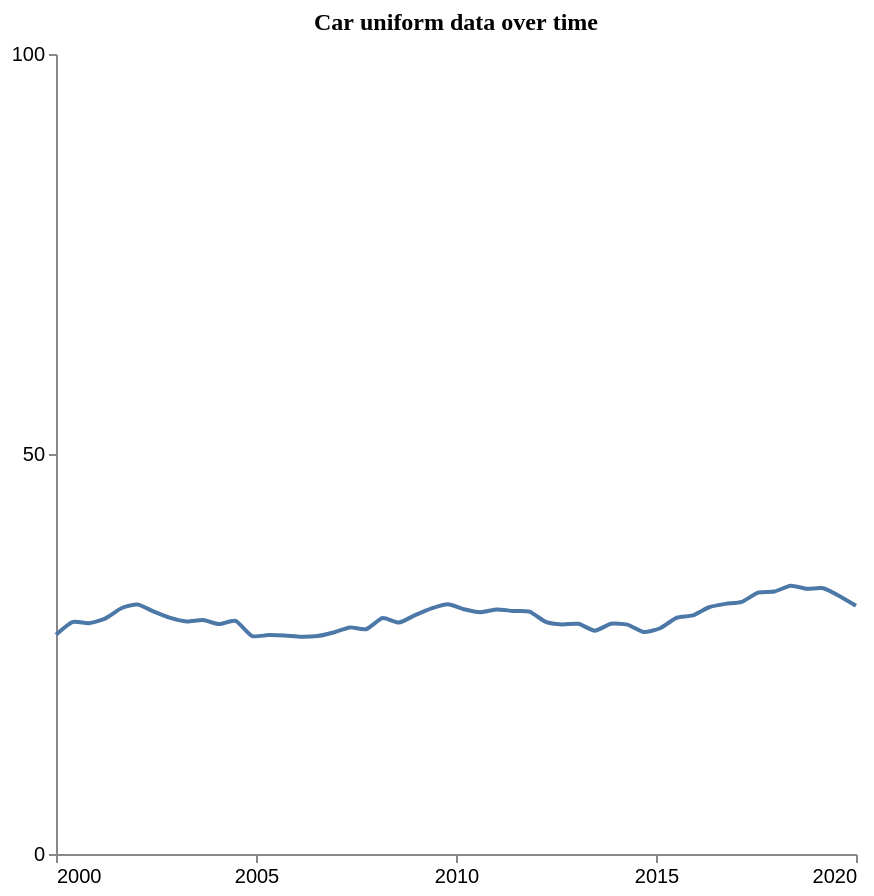

Specify this chart in Vega-Lite:
### Vega-Lite specification from a JSON file in a GitHub repository (floating-point values rounded to 4 significant figures)
{"$schema": "https://vega.github.io/schema/vega-lite/v5.json", "description": "Pattern: Uniform", "data": {"values": [{"X": 2000.0, "Y": 27.41}, {"X": 2000.0, "Y": 28.99}, {"X": 2001.0, "Y": 28.85}, {"X": 2001.0, "Y": 29.42}, {"X": 2002.0, "Y": 30.72}, {"X": 2002.0, "Y": 31.2}, {"X": 2002.0, "Y": 30.29}, {"X": 2003.0, "Y": 29.51}, {"X": 2003.0, "Y": 29.07}, {"X": 2004.0, "Y": 29.24}, {"X": 2004.0, "Y": 28.74}, {"X": 2004.0, "Y": 29.14}, {"X": 2005.0, "Y": 27.25}, {"X": 2005.0, "Y": 27.36}, {"X": 2006.0, "Y": 27.3}, {"X": 2006.0, "Y": 27.15}, {"X": 2007.0, "Y": 27.24}, {"X": 2007.0, "Y": 27.69}, {"X": 2007.0, "Y": 28.33}, {"X": 2008.0, "Y": 28.1}, {"X": 2008.0, "Y": 29.49}, {"X": 2009.0, "Y": 28.93}, {"X": 2009.0, "Y": 29.86}, {"X": 2009.0, "Y": 30.71}, {"X": 2010.0, "Y": 31.23}, {"X": 2010.0, "Y": 30.59}, {"X": 2011.0, "Y": 30.23}, {"X": 2011.0, "Y": 30.58}, {"X": 2011.0, "Y": 30.37}, {"X": 2012.0, "Y": 30.29}, {"X": 2012.0, "Y": 29.02}, {"X": 2013.0, "Y": 28.7}, {"X": 2013.0, "Y": 28.77}, {"X": 2013.0, "Y": 27.92}, {"X": 2014.0, "Y": 28.78}, {"X": 2014.0, "Y": 28.67}, {"X": 2015.0, "Y": 27.75}, {"X": 2015.0, "Y": 28.22}, {"X": 2016.0, "Y": 29.52}, {"X": 2016.0, "Y": 29.82}, {"X": 2016.0, "Y": 30.84}, {"X": 2017.0, "Y": 31.26}, {"X": 2017.0, "Y": 31.51}, {"X": 2018.0, "Y": 32.67}, {"X": 2018.0, "Y": 32.81}, {"X": 2018.0, "Y": 33.52}, {"X": 2019.0, "Y": 33.16}, {"X": 2019.0, "Y": 33.21}, {"X": 2020.0, "Y": 32.22}, {"X": 2020.0, "Y": 31.02}]}, "mark": {"type": "line", "interpolate": "cardinal", "tension": 0.4}, "encoding": {"x": {"field": "X", "type": "quantitative", "title": "", "axis": {"grid": false, "format": "d", "values": [2000, 2005, 2010, 2015, 2020], "tickSize": 4}, "scale": {"domain": [2000, 2020]}}, "y": {"field": "Y", "type": "quantitative", "title": "", "axis": {"grid": false, "format": "d", "values": [0, 50, 100], "tickSize": 4, "tickOpacity": 1}, "scale": {"domain": [0, 100]}}}, "title": {"text": "Car uniform data over time", "anchor": "middle", "font": "Tahoma", "fontSize": 12}, "config": {"lineBreak": "^", "view": {"stroke": null}}, "height": 400, "width": 400, "autosize": "pad"}
